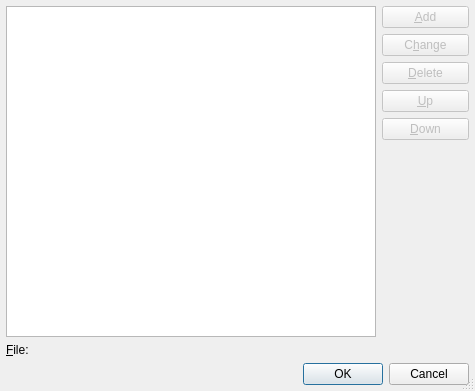
<?xml version="1.0" encoding="UTF-8"?>
<ui version="4.0">
 <class>BookmarkedFilesDialog</class>
 <widget class="QDialog" name="BookmarkedFilesDialog">
  <property name="geometry">
   <rect>
    <x>0</x>
    <y>0</y>
    <width>475</width>
    <height>391</height>
   </rect>
  </property>
  <property name="windowTitle">
   <string>Configure Bookmarked Files Menu</string>
  </property>
  <property name="sizeGripEnabled">
   <bool>true</bool>
  </property>
  <layout class="QVBoxLayout" name="verticalLayout">
   <item>
    <layout class="QGridLayout" name="gridLayout">
     <item row="0" column="0" rowspan="6" colspan="2">
      <widget class="QListWidget" name="filesList">
       <property name="alternatingRowColors">
        <bool>true</bool>
       </property>
      </widget>
     </item>
     <item row="0" column="2">
      <widget class="QPushButton" name="addButton">
       <property name="enabled">
        <bool>false</bool>
       </property>
       <property name="toolTip">
        <string>Add a new bookmarked file</string>
       </property>
       <property name="whatsThis">
        <string>&lt;b&gt;Add&lt;/b&gt;
&lt;p&gt;Add a new bookmarked file with the value entered below.&lt;/p&gt;</string>
       </property>
       <property name="text">
        <string>&amp;Add</string>
       </property>
       <property name="shortcut">
        <string>Alt+A</string>
       </property>
      </widget>
     </item>
     <item row="1" column="2">
      <widget class="QPushButton" name="changeButton">
       <property name="enabled">
        <bool>false</bool>
       </property>
       <property name="toolTip">
        <string>Change the value of the selected entry</string>
       </property>
       <property name="whatsThis">
        <string>&lt;b&gt;Change&lt;/b&gt;
&lt;p&gt;Change the value of the selected entry.&lt;/p&gt;</string>
       </property>
       <property name="text">
        <string>C&amp;hange</string>
       </property>
       <property name="shortcut">
        <string>Alt+H</string>
       </property>
      </widget>
     </item>
     <item row="2" column="2">
      <widget class="QPushButton" name="deleteButton">
       <property name="enabled">
        <bool>false</bool>
       </property>
       <property name="toolTip">
        <string>Delete the selected entry</string>
       </property>
       <property name="whatsThis">
        <string>&lt;b&gt;Delete&lt;/b&gt;
&lt;p&gt;Delete the selected entry.&lt;/p&gt;</string>
       </property>
       <property name="text">
        <string>&amp;Delete</string>
       </property>
       <property name="shortcut">
        <string>Alt+D</string>
       </property>
      </widget>
     </item>
     <item row="3" column="2">
      <widget class="QPushButton" name="upButton">
       <property name="enabled">
        <bool>false</bool>
       </property>
       <property name="toolTip">
        <string>Move up</string>
       </property>
       <property name="whatsThis">
        <string>&lt;b&gt;Move Up&lt;/b&gt;
&lt;p&gt;Move the selected entry up.&lt;/p&gt;</string>
       </property>
       <property name="text">
        <string>&amp;Up</string>
       </property>
       <property name="shortcut">
        <string>Alt+U</string>
       </property>
      </widget>
     </item>
     <item row="4" column="2">
      <widget class="QPushButton" name="downButton">
       <property name="enabled">
        <bool>false</bool>
       </property>
       <property name="toolTip">
        <string>Move down</string>
       </property>
       <property name="whatsThis">
        <string>&lt;b&gt;Move Down&lt;/b&gt;
&lt;p&gt;Move the selected entry down.&lt;/p&gt;</string>
       </property>
       <property name="text">
        <string>&amp;Down</string>
       </property>
       <property name="shortcut">
        <string>Alt+D</string>
       </property>
      </widget>
     </item>
     <item row="5" column="2">
      <spacer>
       <property name="orientation">
        <enum>Qt::Vertical</enum>
       </property>
       <property name="sizeType">
        <enum>QSizePolicy::Expanding</enum>
       </property>
       <property name="sizeHint" stdset="0">
        <size>
         <width>87</width>
         <height>118</height>
        </size>
       </property>
      </spacer>
     </item>
     <item row="6" column="0">
      <widget class="QLabel" name="TextLabel1">
       <property name="text">
        <string>&amp;File:</string>
       </property>
       <property name="buddy">
        <cstring>filePicker</cstring>
       </property>
      </widget>
     </item>
     <item row="6" column="1">
      <widget class="E5PathPicker" name="filePicker" native="true">
       <property name="sizePolicy">
        <sizepolicy hsizetype="Expanding" vsizetype="Preferred">
         <horstretch>0</horstretch>
         <verstretch>0</verstretch>
        </sizepolicy>
       </property>
       <property name="focusPolicy">
        <enum>Qt::StrongFocus</enum>
       </property>
       <property name="toolTip">
        <string>Enter the filename of the file</string>
       </property>
       <property name="whatsThis">
        <string>&lt;b&gt;File&lt;/b&gt;
&lt;p&gt;Enter the filename of the bookmarked file.&lt;/p&gt;</string>
       </property>
      </widget>
     </item>
    </layout>
   </item>
   <item>
    <widget class="QDialogButtonBox" name="buttonBox">
     <property name="orientation">
      <enum>Qt::Horizontal</enum>
     </property>
     <property name="standardButtons">
      <set>QDialogButtonBox::Cancel|QDialogButtonBox::Ok</set>
     </property>
    </widget>
   </item>
  </layout>
 </widget>
 <layoutdefault spacing="6" margin="6"/>
 <pixmapfunction>qPixmapFromMimeSource</pixmapfunction>
 <customwidgets>
  <customwidget>
   <class>E5PathPicker</class>
   <extends>QWidget</extends>
   <header>E5Gui/E5PathPicker.h</header>
   <container>1</container>
  </customwidget>
 </customwidgets>
 <tabstops>
  <tabstop>filesList</tabstop>
  <tabstop>addButton</tabstop>
  <tabstop>changeButton</tabstop>
  <tabstop>deleteButton</tabstop>
  <tabstop>upButton</tabstop>
  <tabstop>downButton</tabstop>
 </tabstops>
 <resources/>
 <connections>
  <connection>
   <sender>buttonBox</sender>
   <signal>accepted()</signal>
   <receiver>BookmarkedFilesDialog</receiver>
   <slot>accept()</slot>
   <hints>
    <hint type="sourcelabel">
     <x>25</x>
     <y>373</y>
    </hint>
    <hint type="destinationlabel">
     <x>25</x>
     <y>388</y>
    </hint>
   </hints>
  </connection>
  <connection>
   <sender>buttonBox</sender>
   <signal>rejected()</signal>
   <receiver>BookmarkedFilesDialog</receiver>
   <slot>reject()</slot>
   <hints>
    <hint type="sourcelabel">
     <x>105</x>
     <y>370</y>
    </hint>
    <hint type="destinationlabel">
     <x>105</x>
     <y>389</y>
    </hint>
   </hints>
  </connection>
 </connections>
</ui>
